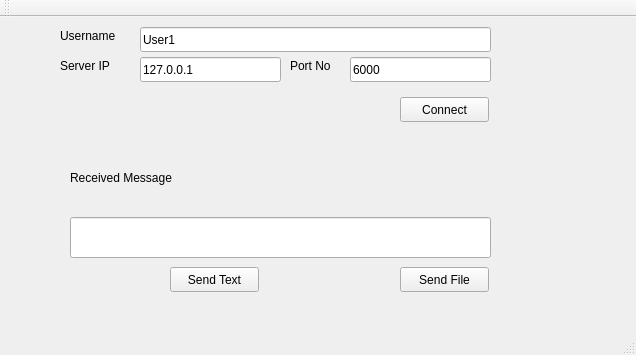
<?xml version="1.0" encoding="UTF-8"?>
<ui version="4.0">
 <class>MainWindow</class>
 <widget class="QMainWindow" name="MainWindow">
  <property name="geometry">
   <rect>
    <x>0</x>
    <y>0</y>
    <width>636</width>
    <height>355</height>
   </rect>
  </property>
  <property name="windowTitle">
   <string>MainWindow</string>
  </property>
  <widget class="QWidget" name="centralWidget">
   <widget class="QLabel" name="lbl_usrname">
    <property name="geometry">
     <rect>
      <x>60</x>
      <y>10</y>
      <width>81</width>
      <height>17</height>
     </rect>
    </property>
    <property name="text">
     <string>Username</string>
    </property>
   </widget>
   <widget class="QLabel" name="lbl_serverIP">
    <property name="geometry">
     <rect>
      <x>60</x>
      <y>40</y>
      <width>81</width>
      <height>17</height>
     </rect>
    </property>
    <property name="text">
     <string>Server IP</string>
    </property>
   </widget>
   <widget class="QLineEdit" name="line_usrnaem">
    <property name="geometry">
     <rect>
      <x>140</x>
      <y>10</y>
      <width>351</width>
      <height>25</height>
     </rect>
    </property>
    <property name="text">
     <string>User1</string>
    </property>
   </widget>
   <widget class="QLineEdit" name="line_ServerIP">
    <property name="geometry">
     <rect>
      <x>140</x>
      <y>40</y>
      <width>141</width>
      <height>25</height>
     </rect>
    </property>
    <property name="text">
     <string>127.0.0.1</string>
    </property>
   </widget>
   <widget class="QLineEdit" name="line_ServerPort">
    <property name="geometry">
     <rect>
      <x>350</x>
      <y>40</y>
      <width>141</width>
      <height>25</height>
     </rect>
    </property>
    <property name="text">
     <string>6000</string>
    </property>
   </widget>
   <widget class="QPushButton" name="btn_connect">
    <property name="geometry">
     <rect>
      <x>400</x>
      <y>80</y>
      <width>89</width>
      <height>25</height>
     </rect>
    </property>
    <property name="text">
     <string>Connect</string>
    </property>
   </widget>
   <widget class="QLabel" name="lbl_rcvdText">
    <property name="geometry">
     <rect>
      <x>70</x>
      <y>130</y>
      <width>421</width>
      <height>61</height>
     </rect>
    </property>
    <property name="text">
     <string>Received Message</string>
    </property>
   </widget>
   <widget class="QLineEdit" name="line_input">
    <property name="geometry">
     <rect>
      <x>70</x>
      <y>200</y>
      <width>421</width>
      <height>41</height>
     </rect>
    </property>
   </widget>
   <widget class="QPushButton" name="btn_sendTxt">
    <property name="geometry">
     <rect>
      <x>170</x>
      <y>250</y>
      <width>89</width>
      <height>25</height>
     </rect>
    </property>
    <property name="text">
     <string>Send Text</string>
    </property>
   </widget>
   <widget class="QPushButton" name="btn_sendFile">
    <property name="geometry">
     <rect>
      <x>400</x>
      <y>250</y>
      <width>89</width>
      <height>25</height>
     </rect>
    </property>
    <property name="text">
     <string>Send File</string>
    </property>
   </widget>
   <widget class="QLabel" name="lbl_serverPort">
    <property name="geometry">
     <rect>
      <x>290</x>
      <y>40</y>
      <width>81</width>
      <height>17</height>
     </rect>
    </property>
    <property name="text">
     <string>Port No</string>
    </property>
   </widget>
  </widget>
  <widget class="QMenuBar" name="menuBar">
   <property name="geometry">
    <rect>
     <x>0</x>
     <y>0</y>
     <width>636</width>
     <height>22</height>
    </rect>
   </property>
  </widget>
  <widget class="QToolBar" name="mainToolBar">
   <attribute name="toolBarArea">
    <enum>TopToolBarArea</enum>
   </attribute>
   <attribute name="toolBarBreak">
    <bool>false</bool>
   </attribute>
  </widget>
  <widget class="QStatusBar" name="statusBar"/>
 </widget>
 <layoutdefault spacing="6" margin="11"/>
 <resources/>
 <connections/>
</ui>
